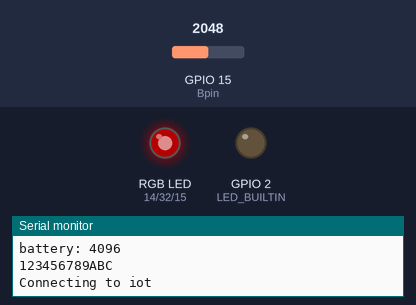
The sketch below on a simulated ESP32. On the bench: an RGB LED mixed from three pins (HIGH = lit), output pins drawn as LEDs (lit = HIGH), the last lines printed to the serial monitor. Dashed ring = blinking. Inputs (shaded band) come from the test bench; at power-on: GPIO 15 (Bpin) = 2048. Dim RGB values are drawn brighter than linear; WiFi joins after 1.5 s; servers stay silent unless stated. At 9.7 s the program puts the board to deep sleep or switches it off; the recording ends there.

Above: at 0.3 s.
At 6.7 s:
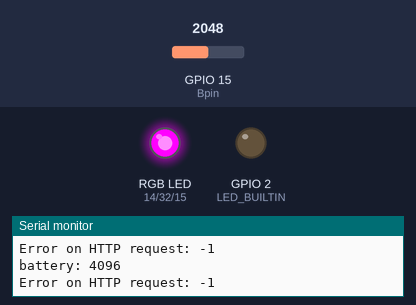
6.8 s: GPIO 15 (Bpin) set to 1228
At 7.31 s:
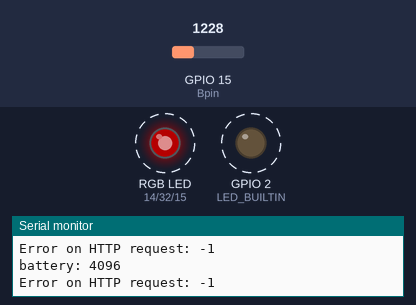
Timing chart, 0 to 9.7 s (numbered marks = the images above; inputs shaded):
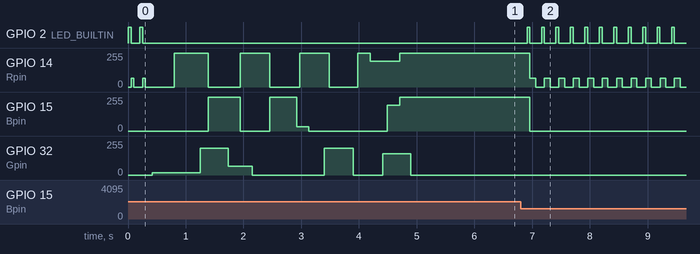

Measured:
- after the input at 6.8 s, GPIO 2 (LED_BUILTIN): alternates HIGH for 0.05 s and LOW for 0.20 s, starting after 0.11 s; GPIO 14 (Rpin): alternates 64/255 for 0.10 s and 0/255 for 0.15 s, starting after 0.16 s; GPIO 15 (Bpin): 255/255 → 0/255 after 0.16 s

The sketch:

cloudwalker.ino
```cpp
#include <WiFi.h>
#include <HTTPClient.h>

const char* VERSION = "0.5b";

// pin ID setup
int Bpin = 15;
int Gpin = 32;
int Rpin = 14;
int VBAT = A13;

// input voltage
int vbatt = 0;
const int LOW_BATT = 3400; // 3.4 volts is ~90% discharge

// target colors
int r = 0;
int g = 0;
int b = 0;

// LED pulse width modulation (PWM) setup
int freq = 200;
int resolution = 8;
int PWM_MAX = 255; // depends on resolution

// LED pwm control channels
int Bchannel = 0;
int Gchannel = 1;
int Rchannel = 2;

// WIFI network and password
const char* ssid = "iot";
const char* password = "iloveiot";

// HTTP stuff
String URL = "http://api.iot.shoes/checkin/";
char mac[13];
int pollingDelay = 500;
String payload;

// wifi + http client
WiFiClient wifi;
HTTPClient http;

const int RAINBOW = 9;
const int rainbow[RAINBOW][3] = {
  {255,  16,   0}, // orange
  {  0, 200, 255}, // teal
  {255,  64,   0}, // yellow
  {  0,   0, 255}, // blue
  {255,   0,  32}, // pink
  {  0, 200,   0}, // green
  {255,   0,   0}, // red
  {196, 160, 196}, // white
  {255,   0, 255}, // purple
};

void setup() {
  Serial.begin(115200);
  pinMode(Rpin, OUTPUT); // R
  pinMode(Gpin, OUTPUT); // G
  pinMode(Bpin, OUTPUT); // B
  pinMode(VBAT, INPUT); // battery voltage
  pinMode(LED_BUILTIN, OUTPUT);

  ledcSetup(Rchannel, freq, resolution);
  ledcSetup(Gchannel, freq, resolution);
  ledcSetup(Bchannel, freq, resolution);

  ledcAttachPin(Rpin, Rchannel);
  ledcAttachPin(Gpin, Gchannel);
  ledcAttachPin(Bpin, Bchannel);

  checkBattery();
  setURL();
  setupWifi();
  payload.reserve(128);
}

void setupWifi() {
  Serial.println();
  Serial.print("Connecting to ");
  Serial.println(ssid);

  WiFi.begin(ssid, password);
  while (WiFi.status() != WL_CONNECTED) {
    notifyNoWifi();
    delay(500);
    Serial.print(".");
  }

  Serial.println("WiFi connected");
  Serial.println("IP address: ");
  Serial.println(WiFi.localIP());
}

void notifyNoWifi() {
  updateTargetColor(64, 0, 0);
  for (int i = 1; i <= 2; i++) {
    blinkStatusLed();
    blinkCurrentColor(1, 50, 0);
    delay(100);
  }
  tasteTheRainbow(1000);
}

void setURL() {
  uint64_t chipid = ESP.getEfuseMac();
  sprintf(mac, "%04X%08X", (uint16_t)(chipid >> 32), (uint32_t)chipid);
  Serial.println(mac);
  URL = String(URL + mac);
}

void loop() {
  checkBattery();

  checkWifi();

  getCommandFromCloud();

  handleCommand(payload);

  delay(pollingDelay);
}

void checkWifi() {
  if (WiFi.status() != WL_CONNECTED) {
    setupWifi();
  }
}

void getCommandFromCloud() {
  http.begin(URL);
  http.setReuse(true);
  http.setTimeout(500);
  // report version, uptime, voltage on request
  http.addHeader("X-cloudwalker-version", VERSION);
  http.addHeader("X-cloudwalker-uptime", String(millis()));
  http.addHeader("X-cloudwalker-vbatt", String(vbatt));

  int httpStatusCode = http.GET();
  if (httpStatusCode >= 200 && httpStatusCode < 300) {
    blinkStatusLed();
    payload = http.getString();
    Serial.print(httpStatusCode);
    Serial.print(": ");
    Serial.println(payload);
  } else {
    http.end(); // free http client handle
    Serial.print("Error on HTTP request");
    Serial.print(": ");
    Serial.println(httpStatusCode);
  }
}

void blinkStatusLed() {
  digitalWrite(LED_BUILTIN, HIGH);
  delay(50);
  digitalWrite(LED_BUILTIN, LOW);
}

void blinkCurrentColor(int times, int duration, int gap) {
  for (int i = 1; i <= times; i++) {
    delay(gap);
    ledcWrite(Rchannel, 0);
    ledcWrite(Gchannel, 0);
    ledcWrite(Bchannel, 0);

    ledcWrite(Rchannel, r);
    ledcWrite(Gchannel, g);
    ledcWrite(Bchannel, b);

    delay(duration);
    ledcWrite(Rchannel, 0);
    ledcWrite(Gchannel, 0);
    ledcWrite(Bchannel, 0);
  }
}

void changeColor() {
  ledcWrite(Rchannel, r);
  ledcWrite(Gchannel, g);
  ledcWrite(Bchannel, b);
}

void handleCommand(String payload) {
  int requestR, requestG, requestB;
  char morseMsg[128];

  switch (payload.charAt(0)) {
    case 'n': { // quick change
        if (sscanf(payload.c_str(), "%*c,%d,%d,%d", &requestR, &requestG, &requestB) == 3) {
          updateTargetColor(requestR, requestG, requestB);
        }
        changeColor();
        break;
      }

    case 'f': { // fade
        if (sscanf(payload.c_str(), "%*c,%d,%d,%d", &requestR, &requestG, &requestB) == 3) {
          updateTargetColor(requestR, requestG, requestB);
        }
        fadeColor();
        break;
      }

    case 'r': { // rainbow
        tasteTheRainbow(5000);
        break;
      }

    case 'b': { // blink
        if (sscanf(payload.c_str(), "%*c,%d,%d,%d", &requestR, &requestG, &requestB) == 3) {
          updateTargetColor(requestR, requestG, requestB);
        }
        blinkCurrentColor(3, 100, 100);
        break;
      }

    case 'm': { // morse
        // char *fmsg = "m,..-. ..- -.-. -.- / -.-- --- ..-";
        strncpy(morseMsg, payload.c_str()+2, (sizeof morseMsg)-1);
        Serial.println(morseMsg);
        // morseHandler(morseMsg);
        break;
      }

    default: {
        if (sscanf(payload.c_str(), "%d,%d,%d", &requestR, &requestG, &requestB) == 3) {
          updateTargetColor(requestR, requestG, requestB);
        }
        fadeColor();
        break;
      }
  }
}

void updateTargetColor(int R, int G, int B) {
  if (R >= 0 && R <= PWM_MAX && G >= 0 && G <= PWM_MAX && B >= 0 && B <= PWM_MAX) {
    r = R;
    g = G;
    b = B;
  }
}

void fadeColor() {
  int currentR = ledcRead(Rchannel);
  int currentG = ledcRead(Gchannel);
  int currentB = ledcRead(Bchannel);

  while (r != currentR || g != currentG || b != currentB) {
    Serial.print(r);
    Serial.print(" ");
    Serial.print(currentR);

    Serial.print("\t");

    Serial.print(g);
    Serial.print(" ");
    Serial.print(currentG);

    Serial.print("\t");

    Serial.print(b);
    Serial.print(" ");
    Serial.println(currentB);

    stepTo(Rchannel, currentR, r);
    stepTo(Gchannel, currentG, g);
    stepTo(Bchannel, currentB, b);
  }
}

void stepTo(int CHAN, int &current, int target) {
  if (current == target) {
    return;
  }

  int v = 0;
  if (current > target) {
    v = -1;
  }
  if (current < target) {
    v = 1;
  }

  ledcWrite(CHAN, current + v);
  current += v;
}

void tasteTheRainbow(int duration) {
  duration = duration / RAINBOW;
  for (int i = 0; i <= RAINBOW - 1; i++) {
    updateTargetColor(rainbow[i][0], rainbow[i][1], rainbow[i][2]); // R G B
    fadeColor();
    delay(duration);
  }
}

void checkBattery() {
  vbatt = analogRead(VBAT) * 2;
  if (vbatt <= LOW_BATT) {
    updateTargetColor(64, 0, 0);
    for (int i = 0; i <= 10; i++) {
      blinkStatusLed();
      blinkCurrentColor(1, 100, 0);
      delay(100);
    }
    WiFi.mode(WIFI_MODE_NULL);
    btStop();
    esp_deep_sleep_start();
  }
  Serial.print("battery: ");
  Serial.println(vbatt);
}
```
